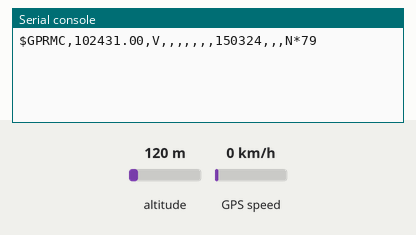
The program below on a simulated ESP32 board running MicroPython. Shown: the last lines printed to the serial console. The test bench sets the inputs (shaded band); at power-on: altitude 120 m, GPS speed 0 km/h. The GPS gets a fix after 3 s at 37.7749, -122.4194 with 8 satellites.

Above: at 1.2 s.
1.3 s: altitude set to 20 m
At 2.5 s:
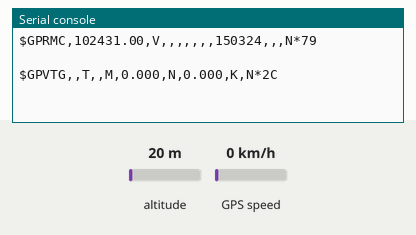
4.5 s: GPS speed set to 30 km/h
At 5.8 s:
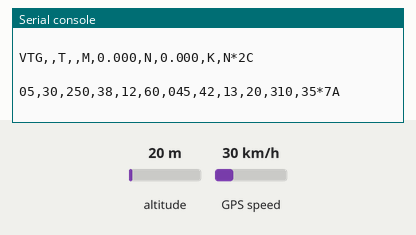
7.5 s: GPS speed set to 2 km/h
At 9.8 s:
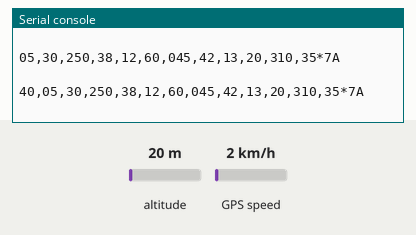

The program:

neo_7M_gps.py
```python
from machine import UART, Pin
import time

# Initialize UART (TX=17, RX=16)
gps_uart = UART(0, baudrate=9600, tx=1, rx=3, timeout=1000)

def read_gps():
    while True:
        if gps_uart.any():
            gps_data = gps_uart.readline()
            if gps_data:
                gps_string = gps_data.decode('utf-8', errors='ignore')
                print(gps_string)  # Print raw NMEA sentences
        time.sleep(1)

# Start reading GPS data
read_gps()
```

Measured:
- after the input at 4.5 s, the serial console: prints a new line after 0.50 s (image 2)
- after the input at 7.5 s, the serial console: prints a new line after 1.5 s (image 3)
